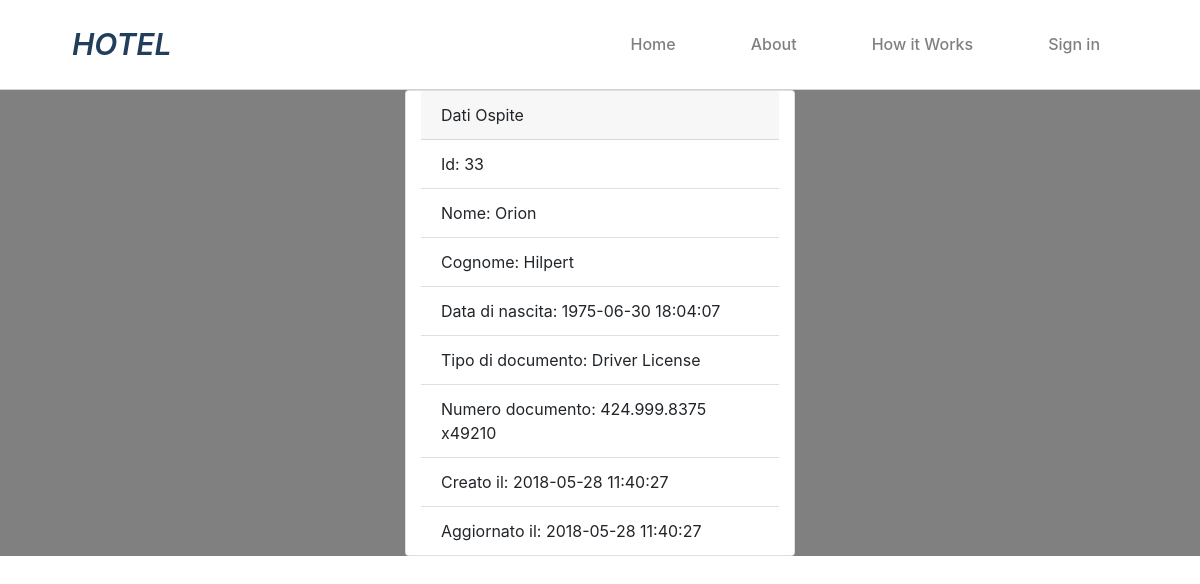
/show/show.php?id=33, run on the app's committed database.
### tables this page shows
CREATE TABLE `ospiti` (
  `id` int(10) UNSIGNED NOT NULL,
  `name` varchar(255) NOT NULL,
  `lastname` varchar(255) NOT NULL,
  `date_of_birth` datetime NOT NULL,
  `document_type` varchar(1024) NOT NULL,
  `document_number` varchar(1024) NOT NULL,
  `created_at` timestamp NULL DEFAULT NULL,
  `updated_at` timestamp NULL DEFAULT NULL
);

### show/database_show_single.php (called while the page is built, shortened)
<?php
$conn = new mysqli($servername, $username, $password, $dbname);
$sql = 'SELECT * FROM `ospiti`;';
$result = $conn->query($sql);
if ($result->num_rows > 0) {
$ospiti = [];
  while($row = $result->fetch_assoc()) {
    $ospiti[] = $row;
  }
} else {
  echo '0 results';
}
?>

### show/show.php (the view)
<!DOCTYPE html>
<html lang="en" dir="ltr">
    <?php
    include 'database_show_single.php';
    include '../partials/_head.php';
    include '../partials/_nav.php';
    ?>
  <body>
    <div class="wra_p container-fluid">
      <div class="card col-4" style="width: 50%;">
        <div class="card-header">
          Dati Ospite
        </div>
        <ul class="list-group list-group-flush">
          <?php foreach ($ospiti as $key => $value) {
            if ($_GET['id'] === $value['id']) {
              ?><li class="list-group-item"><?php echo 'Id: '.$value['id']; ?></li>
              <li class="list-group-item"><?php echo 'Nome: '.$value['name']; ?></li>
              <li class="list-group-item"><?php echo 'Cognome: '.$value['lastname']; ?></li>
              <li class="list-group-item"><?php echo 'Data di nascita: '.$value['date_of_birth']; ?></li>
              <li class="list-group-item"><?php echo 'Tipo di documento: '.$value['document_type']; ?></li>
              <li class="list-group-item"><?php echo 'Numero documento: '.$value['document_number']; ?></li>
              <li class="list-group-item"><?php echo 'Creato il: '.$value['created_at']; ?></li>
              <li class="list-group-item"><?php echo 'Aggiornato il: '.$value['updated_at']; ?></li>
              <?php
            }
          }
          ?>
        </ul>
      </div>
    </div>
  </body>
</html>

### data on the page
ospiti: id "33", name "Orion", lastname "Hilpert", date_of_birth "1975-06-30 18:04:07", document_type "Driver License", document_number "424.999.8375 x49210", created_at "2018-05-28 11:40:27", updated_at "2018-05-28 11:40:27"
